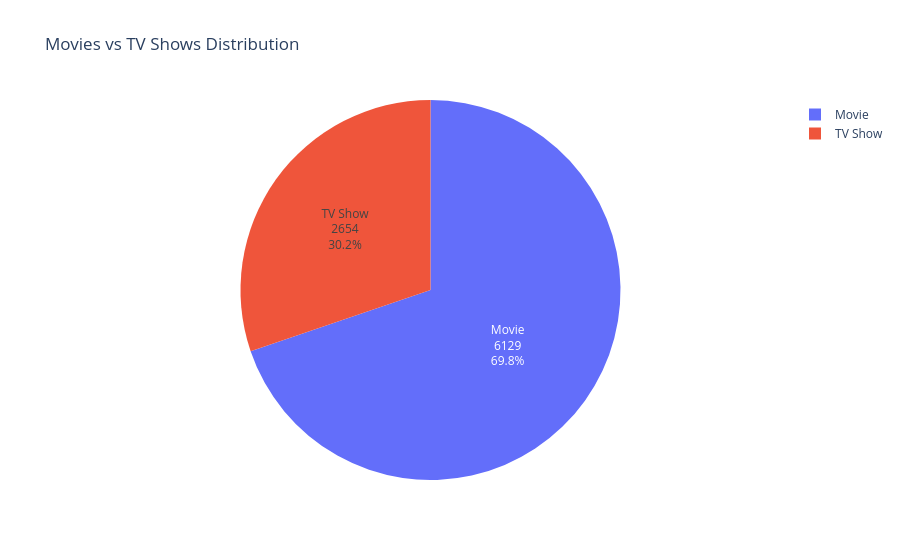

Write notebook code for a chart like this one.
### Code cell
#DATA VISUALIZATIONS
#Movies vs TV shows distribution
type_counts = df['type'].value_counts().reset_index()
type_counts.columns = ['Type', 'Count']

fig = px.pie(type_counts, values='Count', names='Type', title='Movies vs TV Shows Distribution')
fig.update_traces(textinfo='percent+label+value')
fig.show()

### Figure 1 — Plotly figure (JSON) as saved in the notebook; plotly's stock layout.template omitted (floating-point values rounded to 4 significant figures)
{"data": [{"domain": {"x": [0, 1], "y": [0, 1]}, "hovertemplate": "Type=%{label}<br>Count=%{value}<extra></extra>", "labels": ["Movie", "TV Show"], "legendgroup": "", "name": "", "showlegend": true, "textinfo": "percent+label+value", "type": "pie", "values": [6129, 2654]}], "layout": {"legend": {"tracegroupgap": 0}, "title": {"text": "Movies vs TV Shows Distribution"}}}
